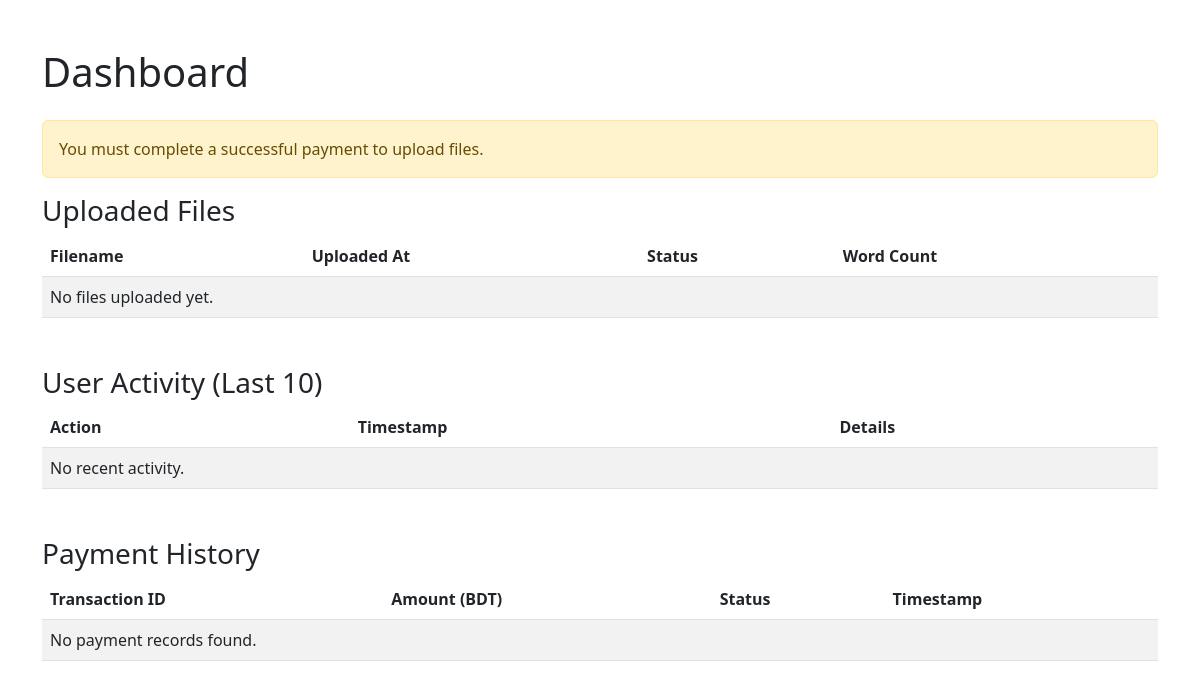
Page /dashboard/ (signed in) on the earlier database version.
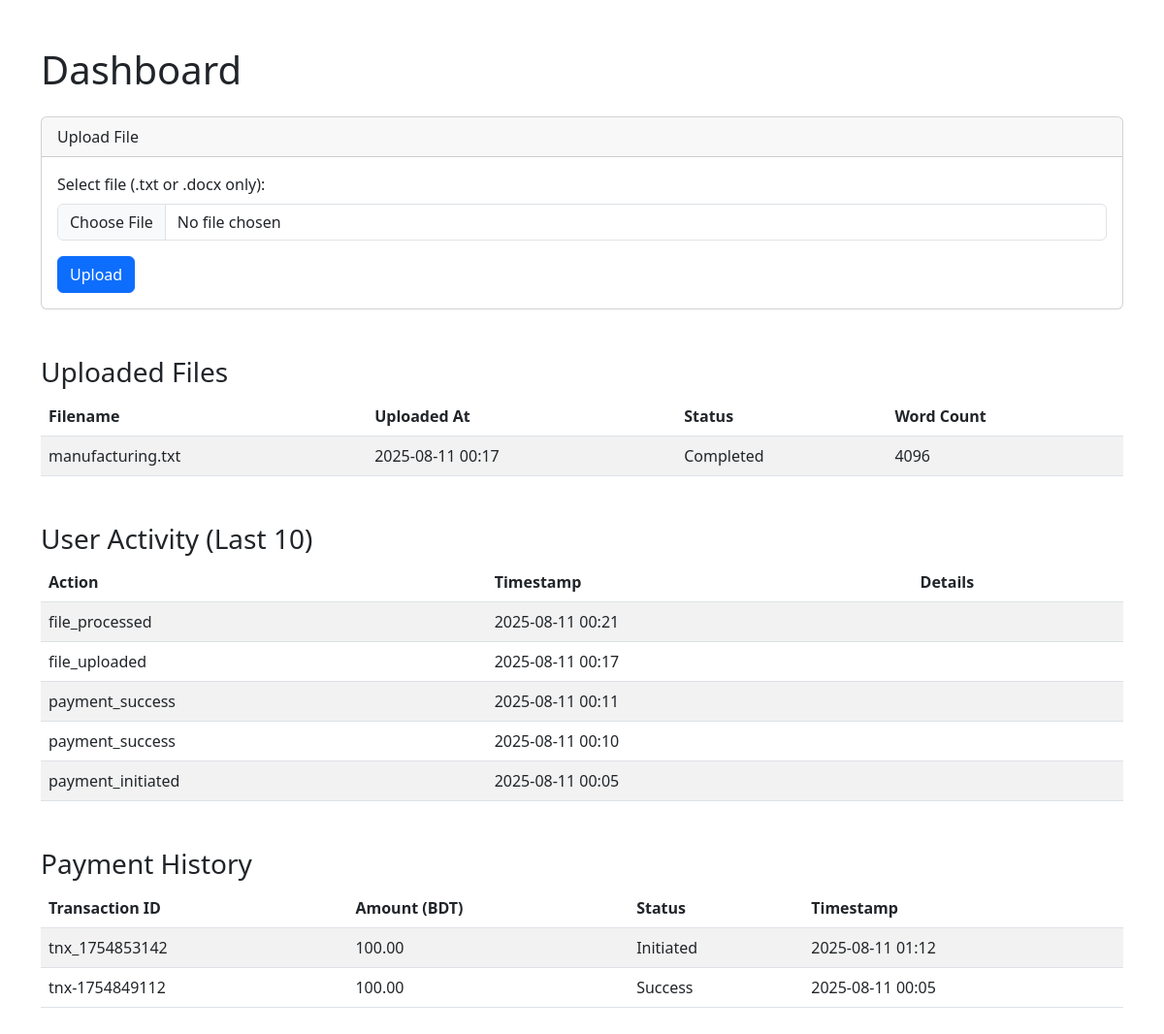
Same page on the later database version.
### paymentGateway/models.py (models this page shows, shortened)
class FileUpload(models.Model):
    STATUS_CHOICES = [
        ("processing", "Processing"),
        ("completed", "Completed"),
        ("failed", "Failed"),
    ]
    user = models.ForeignKey(User, on_delete=models.CASCADE, related_name="uploads")
    file = models.FileField(upload_to="uploads/")
    filename = models.CharField(max_length=512)
    upload_time = models.DateTimeField(auto_now_add=True)
    status = models.CharField(max_length=32, choices=STATUS_CHOICES, default="processing")
    word_count = models.PositiveIntegerField(null=True, blank=True)

class ActivityLog(models.Model):
    user = models.ForeignKey(User, on_delete=models.CASCADE, related_name="activity_logs")
    action = models.CharField(max_length=255)
    metadata = models.JSONField(null=True, blank=True)
    timestamp = models.DateTimeField(auto_now_add=True)

class PaymentTransaction(models.Model):
    user = models.ForeignKey(User, on_delete=models.CASCADE, related_name="transactions")
    transaction_id = models.CharField(max_length=255, unique=True)
    amount = models.DecimalField(max_digits=10, decimal_places=2)
    status = models.CharField(max_length=32)
    gateway_response = models.JSONField(null=True, blank=True)
    timestamp = models.DateTimeField(auto_now_add=True)

### aamarPay/views.py (the view, shortened to what this page needs)
# urls.py: path('dashboard/', dashboard, name='dashboard'),
@login_required
def dashboard(request):
    user = request.user
    if user.is_superuser:
        has_paid = PaymentTransaction.objects.filter(
            status__iexact='success',
            amount__gte=100
        ).exists()
        files = FileUpload.objects.all().order_by('-upload_time')
        activities = ActivityLog.objects.all().order_by('-timestamp')[:10]
        payments = PaymentTransaction.objects.all().order_by('-timestamp')
    else:
        has_paid = PaymentTransaction.objects.filter(
            user=user,
            status__iexact='success',
            amount__gte=100
        ).exists()
        files = FileUpload.objects.filter(user=user).order_by('-upload_time')
        activities = ActivityLog.objects.filter(user=user).order_by('-timestamp')[:10]
        payments = PaymentTransaction.objects.filter(user=user).order_by('-timestamp')
    context = {
        'has_paid': has_paid,
        'files': files,
        'activities': activities,
        'payments': payments,
    }
    return render(request, 'dashboard.html', context)

### templates/dashboard.html (shortened to what this page needs)
{% load static %}
<!DOCTYPE html>
<html lang="en">
<head>
    <link href="https://cdn.jsdelivr.net/npm/bootstrap@5.3.0/dist/css/bootstrap.min.css" rel="stylesheet" />
</head>
<body>
<div class="container my-5">
    <h1 class="mb-4">Dashboard</h1>
    {% if has_paid %}
    <div class="card mb-5">
        <div class="card-header">Upload File</div>
        <div class="card-body">
            <form method="post" enctype="multipart/form-data" action="{% url 'file-upload' %}">
                <div class="mb-3">
                    <label for="file" class="form-label">Select file (.txt or .docx only):</label>
                    <input type="file" class="form-control" name="file" id="file" required />
                </div>
                <button type="submit" class="btn btn-primary">Upload</button>
            </form>
        </div>
    </div>
    {% else %}
    <div class="alert alert-warning" role="alert">
        You must complete a successful payment to upload files.
    </div>
    {% endif %}
    <h3>Uploaded Files</h3>
    <table class="table table-striped mb-5">
        <thead>
            <tr>
                <th>Filename</th>
                <th>Uploaded At</th>
                <th>Status</th>
                <th>Word Count</th>
            </tr>
        </thead>
        <tbody>
            {% for file in files %}
            <tr>
                <td>{{ file.filename }}</td>
                <td>{{ file.upload_time|date:"Y-m-d H:i" }}</td>
                <td>{{ file.get_status_display }}</td>
                <td>{% if file.word_count %}{{ file.word_count }}{% else %}N/A{% endif %}</td>
            </tr>
            {% empty %}
            <tr><td colspan="4">No files uploaded yet.</td></tr>
            {% endfor %}
        </tbody>
    </table>
    <h3>User Activity (Last 10)</h3>
    <table class="table table-striped mb-5">
        <thead>
            <tr>
                <th>Action</th>
                <th>Timestamp</th>
                <th>Details</th>
            </tr>
        </thead>
        <tbody>
            {% for activity in activities %}
            <tr>
                <td>{{ activity.action }}</td>
                <td>{{ activity.timestamp|date:"Y-m-d H:i" }}</td>
                <td><pre>{{ activity.metadata|json_script:"metadata" }}</pre></td>
            </tr>
            {% empty %}
            <tr><td colspan="3">No recent activity.</td></tr>
            {% endfor %}
        </tbody>
    </table>
    <h3>Payment History</h3>
    <table class="table table-striped">
        <thead>
            <tr>
                <th>Transaction ID</th>
                <th>Amount (BDT)</th>
                <th>Status</th>
                <th>Timestamp</th>
            </tr>
        </thead>
        <tbody>
            {% for payment in payments %}
            <tr>
                <td>{{ payment.transaction_id }}</td>
                <td>{{ payment.amount }}</td>
                <td>{{ payment.status|title }}</td>
                <td>{{ payment.timestamp|date:"Y-m-d H:i" }}</td>
            </tr>
            {% empty %}
            <tr><td colspan="4">No payment records found.</td></tr>
            {% endfor %}
        </tbody>
    </table>
</div>
</body>
</html>

Differences in the rows shown:
added FileUpload: filename "manufacturing.txt", upload_time "2025-08-11 00:17", status "Completed", word_count "4096"
added ActivityLog: action "file_processed", timestamp "2025-08-11 00:21"
added ActivityLog: action "file_uploaded", timestamp "2025-08-11 00:17"
added ActivityLog: action "payment_success", timestamp "2025-08-11 00:11"
added ActivityLog: action "payment_success", timestamp "2025-08-11 00:10"
added ActivityLog: action "payment_initiated", timestamp "2025-08-11 00:05"
added PaymentTransaction: transaction_id "tnx_1754853142", amount "100.00", status "Initiated", timestamp "2025-08-11 01:12"
added PaymentTransaction: transaction_id "tnx-1754849112", amount "100.00", status "Success", timestamp "2025-08-11 00:05"
Other differences:
text no longer shown: "You must complete a successful payment to upload files. No files uploaded yet. No recent activity. No payment records found."
text now shown: "Upload File Select file (.txt or .docx only): Upload"
